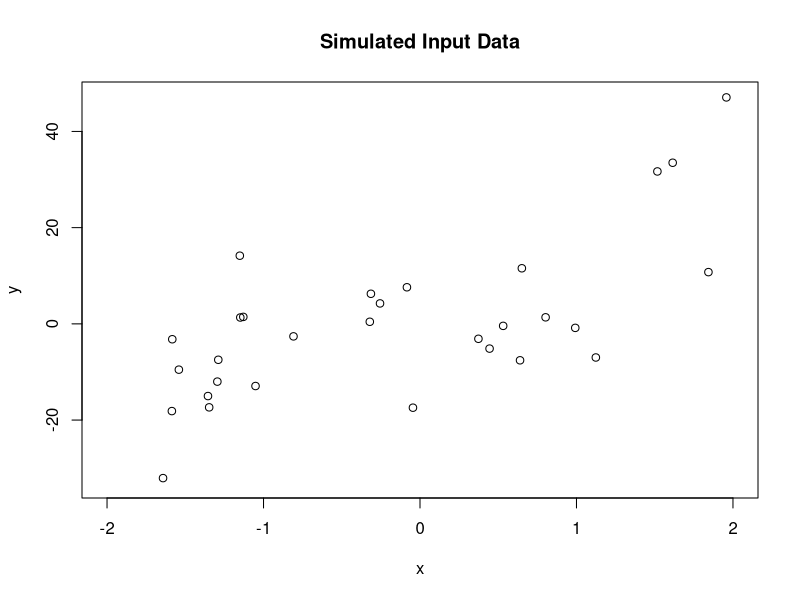
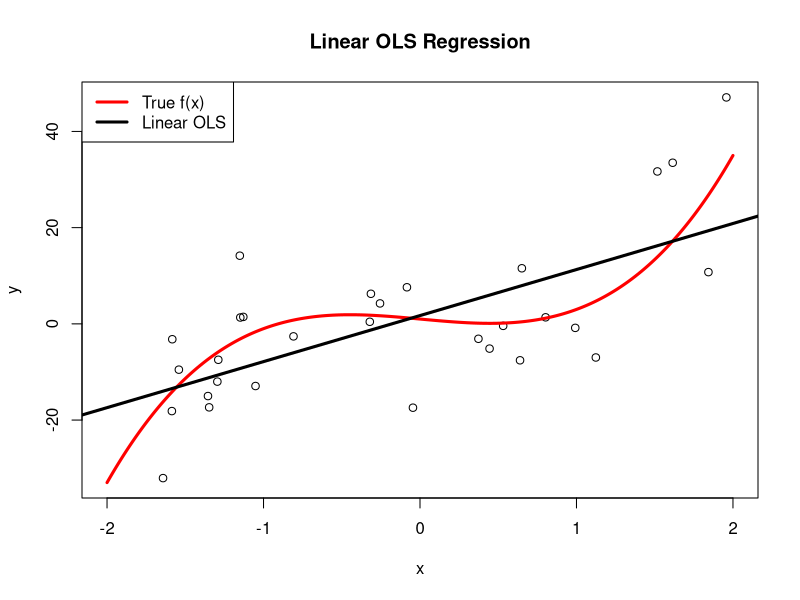
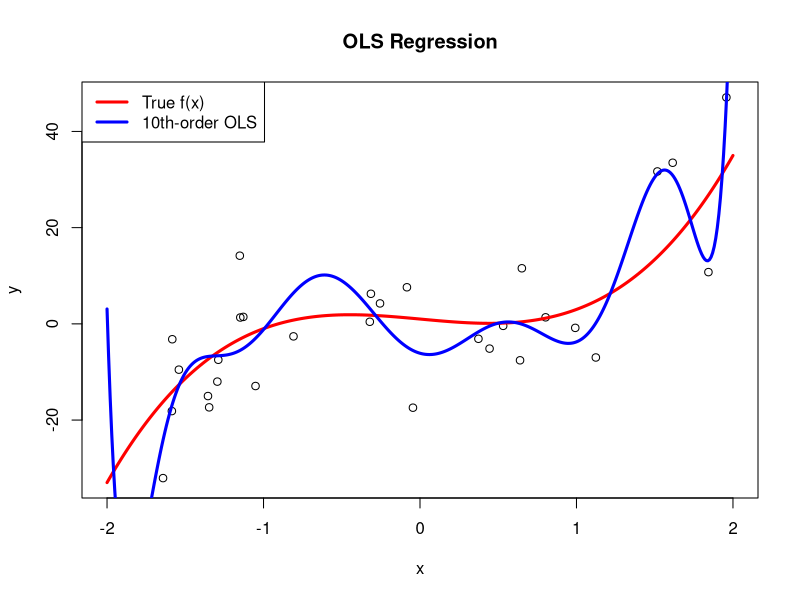
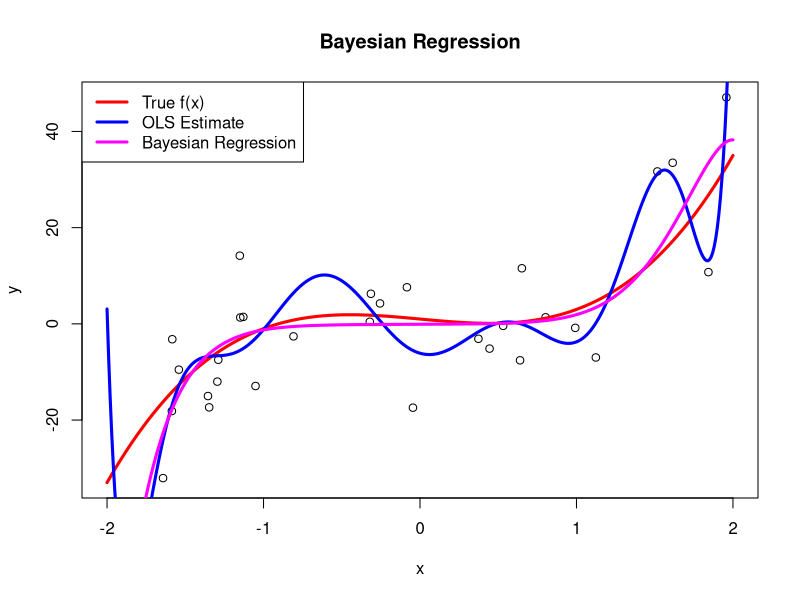

Generate these figures, in order, with R:
## ---- chunk 1
library(knitr)
library(ggplot2)
require(knitr)
require(gplots)
## Sample size
n = 30

## True regression coefficients (beta0 + beta1 * x + beta2 * x^2 + ...)
trueBeta = c(1, -3, 0, 5, 0, 0, 0, 0, 0, 0, 0)
d = length(trueBeta)

## Generate some random x values and the X data matrix
a = -2
b = 2
x = runif(n, a, b)
X = cbind(rep(1, n), x, x^2, x^3, x^4, x^5, x^6, x^7, x^8, x^9, x^10)

## Generate dependent variable: y = X * beta + noise
sigma = 10
eps = rnorm(n, mean = 0, sd = sigma)
y = X %*% trueBeta + eps

## Plot everything
## Plotting variable (x-axis)
t = seq(a, b, 0.01)
m = length(t)
T = cbind(rep(1, m), t, t^2, t^3, t^4, t^5, t^6, t^7, t^8, t^9, t^10)

plot(x, y, xlim = c(a,b), ylim = range(y, T%*%trueBeta),
     main = "Simulated Input Data")

plot(x, y, xlim = c(a,b), ylim = range(y, T%*%trueBeta),
     main = "Linear OLS Regression")
lines(t, T %*% trueBeta, col='red', lwd=3)
abline(lm(y ~ x), col = 'black', lwd=3)
legend("topleft", c("True f(x)", "Linear OLS"),
       col = c("red", "black"), lwd=3)

## Least-squares estimate of beta (MLE under Gaussian noise)
betaHat = as.vector(solve(t(X) %*% X, t(X) %*% y))

plot(x, y, xlim = c(a,b), ylim = range(y, T%*%trueBeta),
     main = "OLS Regression")
lines(t, T %*% trueBeta, col='red', lwd=3)
lines(t, T %*% betaHat, col='blue', lwd=3)
legend("topleft", c("True f(x)", "10th-order OLS"),
       col = c("red", "blue"), lwd=3)

print(betaHat)

## Now do the Bayesian version (ridge regression)
## Prior precision
lambda = diag(1, d, d)

## Posterior covariance
SigmaPost = sigma^2 * solve(t(X) %*% X + sigma^2 * lambda)
betaPost = sigma^(-2) * as.vector(SigmaPost %*% (t(X) %*% y))

plot(x, y, xlim = c(a,b), ylim = range(y, T%*%trueBeta),
     main = "Bayesian Regression")
lines(t, T %*% trueBeta, col='red', lwd=3)
lines(t, T %*% betaHat, col='blue', lwd=3)
lines(t, T %*% betaPost, col='magenta', lwd=3)
legend("topleft", c("True f(x)", "OLS Estimate", "Bayesian Regression"),
       col = c("red", "blue", "magenta"), lwd=3)

print(betaPost)


## Plot 95% credible interval of beta
# z = 1.96 * sqrt(diag(SigmaPost))
# plotCI(x = betaPost, uiw = z, lwd = 2,
#        ylim = range(betaPost + z, betaPost - z, trueBeta),
#        main = "95% Credible Interval", xlab = "index", ylab = paste(expression(beta)))
# points(trueBeta, lwd = 2, col = 'red')
# legend("topright", c("Posterior Estimate", "True Value"),
#        col = c("black", "red"), pch = 1, pt.lwd = 2)
# 
# ## Plot 95% posterior predictive interval
# sigmaPred = sqrt(sigma^2 + apply((T %*% SigmaPost) * T, MARGIN = 1, FUN = sum))
# 
# ## Upper bound
# top = T %*% betaPost + 1.96 * sigmaPred
# 
# ## Lower bound (in reverse direction - for plotting bottom of a filled polygon)
# t.back = seq(b, a, -0.01)
# bot = T %*% betaPost - 1.96 * sigmaPred
# bot = bot[length(bot):1]
# 
# plot(x, y, xlim = c(a,b), ylim = range(y, bot, top),
#      main = "95% Posterior Predictive Interval")
# polygon(c(t, t.back), c(top, bot), col = rgb(0.5, 0.5, 0.5, 0.5), border = NA)
# lines(t, T %*% betaPost, col = 'magenta', lwd=3)
# lines(t, T %*% trueBeta, col='red', lwd=3)
# legend("topleft", c("True f(x)", "Bayesian Regression", "Predictive Interval"),
#        col = c("red", "magenta", rgb(0.5, 0.5, 0.5, 0.5)), lwd=c(3,3,10))
# 
# ## Generate some test data (not in training data) and see how they fall in the prediction
# nt = 20
# xt = runif(nt, a, b)
# Xt = cbind(rep(1, nt), xt, xt^2, xt^3, xt^4, xt^5, xt^6, xt^7, xt^8, xt^9, xt^10)
# yt = Xt %*% trueBeta + rnorm(nt, mean = 0, sd = sigma)
# points(xt, yt, pch = 19)
# legend("bottomright", c("Training Points", "Test Points"), pch = c(1, 19))
